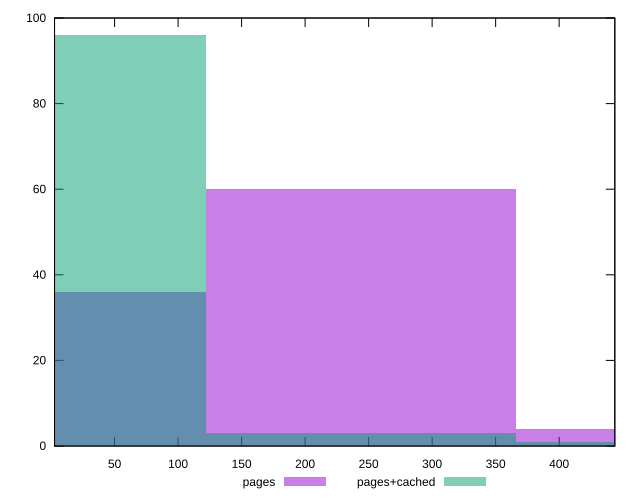

Write the gnuplot code that produced this figure.
reset

$pages <<EOF
0 36
243.89868116448565 60
487.7973623289713 4
EOF

$pagesCached <<EOF
487.7973623289713 1
243.89868116448565 3
0 96
EOF

set key outside below
set boxwidth 243.89868116448565
set xrange [2.7189999999999994:443.82899999999995]
set yrange [0:100]
set trange [0:100]
set style fill transparent solid 0.5 noborder
set terminal svg size 640, 500 enhanced background rgb 'white'
set output "report_00014_2021-02-09T15:56:05.503Z/server-response-time/comparison/histogram/0_vs_1.svg"

plot $pages title "pages" with boxes, \
     $pagesCached title "pages+cached" with boxes

reset
